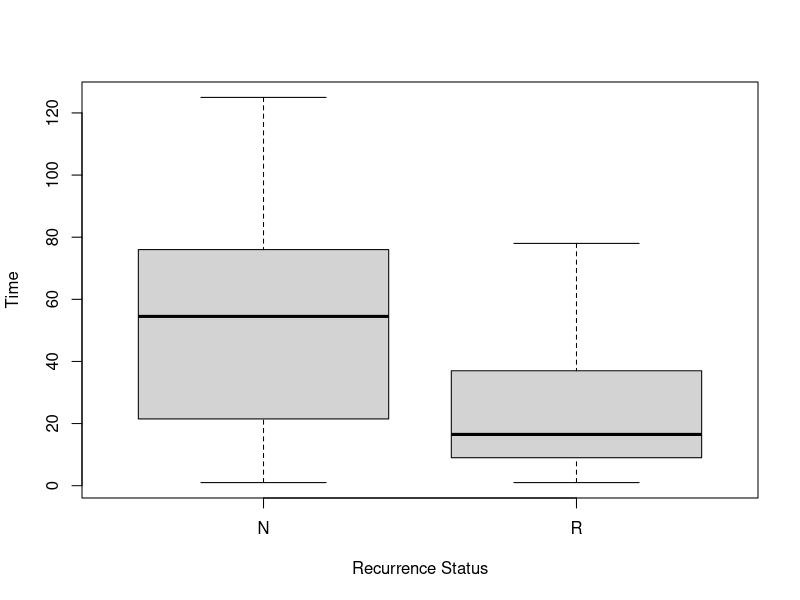
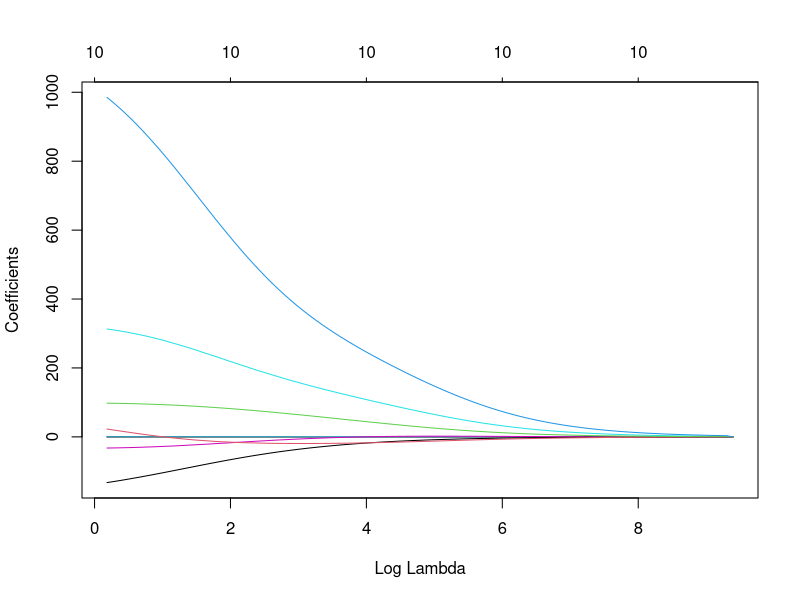
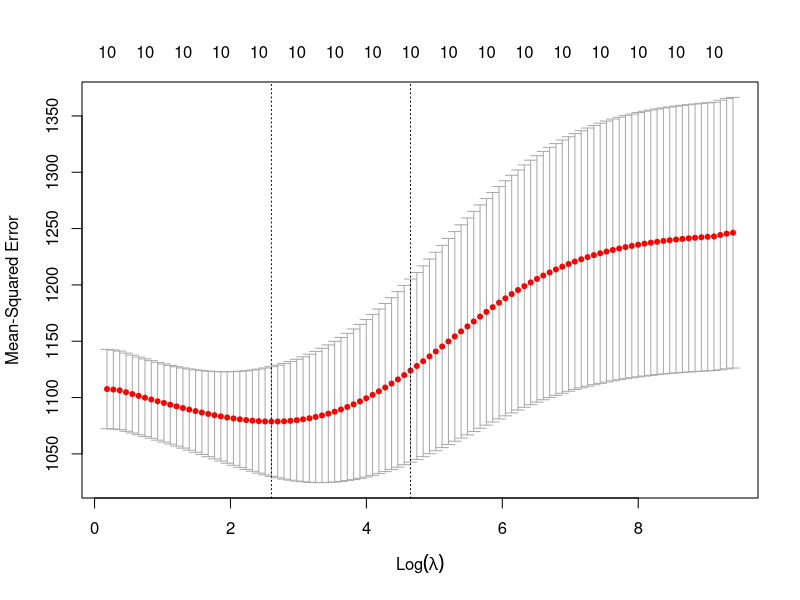
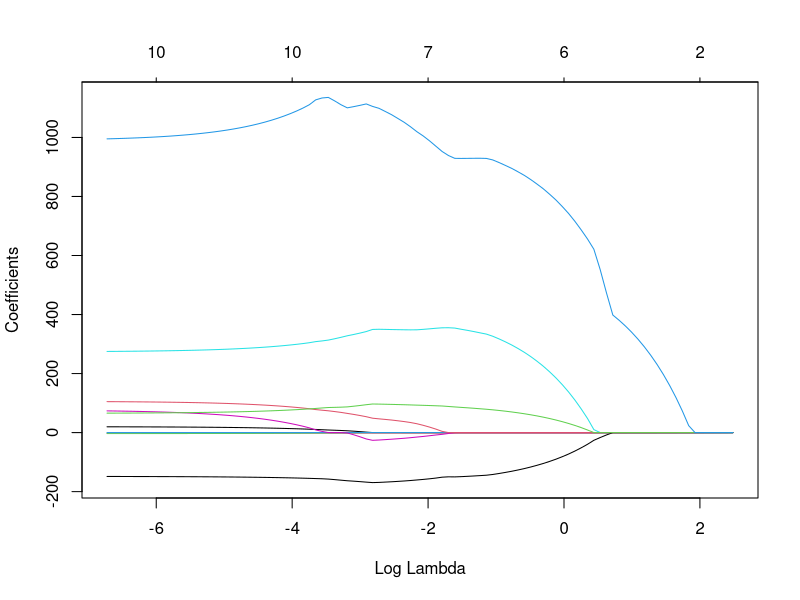
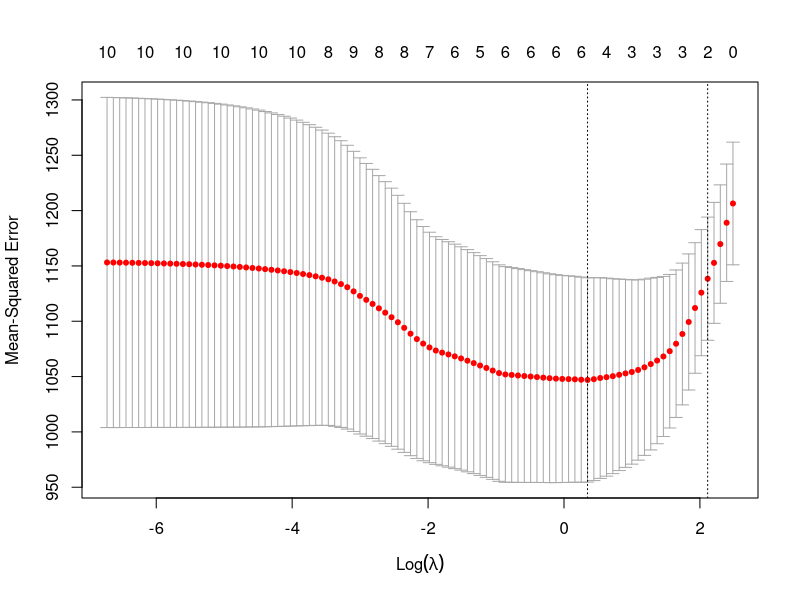

Here is the R script that generated these plots, in order:
#CHL7001 Applied Machine Learning for Health Data - Assignment 1
#Name: Ivy Fong (1000735145)
#Date: October 28, 2018

#set working directory
setwd("C:/Users/ivyfo/Dropbox/Master of Public Health/Master of Public Health - Courses/Fall 2018 - Courses/CHL7001 - Machine Learning/CHL7001 - Assignments/CHL7001 A1")

#load package to be used
library(glmnet)


##Task 1 - Read the data into R, making sure that you code the missing values properly. The character "?" is used for denoting missing values in the .csv file. Notice that there is no header in the data file. (1 point)
bc <- read.csv("bc_data.csv", header=F, na.strings="?") #read csv data into R, specify no variable names, return ? for missing values
bc <- na.omit(bc) #only keep observations with complete information


##Task 2 - Report descriptive statistics and make a box plot for the time variable for the two groups (with and without recurrence). Make a subset of the original dataset with only those without recurrence. (2 points) 
bcn <- subset(bc, bc$V2=="N") #create subset with only those without recurrence
bcr <- subset(bc, bc$V2=="R") #create subset with only those with recurrence

mean(bcn$V3) #calculate mean of time variable for those without recurrence = 53.58108
sd(bcn$V3) #calculate sd of time variable for those without recurrence = 34.91935

mean(bcr$V3) #calculate mean of time variable for those with recurrence = 25.56522
sd(bcr$V3) #calculate sd of time variable for those with recurrence = 22.72703

#Time - Group Without Recurrence (N):
  #Mean = 53.58108
  #SD = 34.91935

#Time - Group With Recurrence (R):
  #Mean = 25.56522
  #SD = 22.72703

boxplot(bc$V3~bc$V2, xlab="Recurrence Status", ylab="Time") #create boxplot for the time variable for the two groups 


##Task 3 - Using as predictors the mean values of the above described (a) - (j) features (which as found in columns 4-13), train a ridge regression model using the default grid of values for the lambda parameter in the glmnet R function. Make a plot showing the coefficients of these predictors for different levels of regularization. Comment on the results. (3 points)
x <- model.matrix(V3~V4+V5+V6+V7+V8+V9+V10+V11+V12+V13,bcn) #specify the predictor variables V4-13
y <- bcn$V3 #specify the outcome variable V3

rr.mod <- glmnet(x,y,family="gaussian",alpha=0) #train a ridge regression model using the default values
plot(rr.mod, xvar="lambda") #plot the coefficients for different levels of regularization

#Comment: As the value of log lambda increases, the coefficients either increase or decrease to approach 0.


##Task 4 - Using a 5-fold cross-validation estimate and report the optimal value for lambda (i.e. that minimizes the MSE). Make a plot showing the MSE against the values of log(lambda). Report the coefficients of the predictors for the optimal lambda value. (3 points)
cv.rr <- cv.glmnet(x,y,alpha=0,nfolds=5) #perform 5-fold cross-validation 
plot(cv.rr) #plot MSE versus log(lambda)
cv.rr$lambda.min #print the lambda associated with the min MSE = 13.37345
coef.min <- coef(cv.rr, s = "lambda.min") #print the unstandardized coefficients associated with the optimal lambda 
coef.min

#optimal lambda value = 13.37345
#predictor coefficients for the optimal lambda value: 
  #V4  =   -0.401431533
  #V5  =   -1.489660254
  #V6  =   -0.086699448
  #V7  =   -0.003732896
  #V8  =  177.468091758
  #V9  =  -13.158970300
  #V10 =  -48.074388890
  #V11 =  -11.901168233
  #V12 =   69.336268882
  #V13 =  485.974704557


##Task 5 - Calculate the MSE on the whole set of the non-recurrent group for the model using the optimal lambda value. (2 points)
mean((y-predict(rr.mod, newx=x, s= cv.rr$lambda.min))^2) #calculate the MSE of the whole data set using the optimal lamda = 985.8034

#MSE using the optimal lambda value = 985.8034


##Task 6 - Repeat tasks 3-5 above but this time using the lasso method. This time report also what the selected features are for the optimal lambda value. (7 points)
l.mod <- glmnet(x,y,family="gaussian",alpha=1) #train a lasso model using the default values
plot(l.mod, xvar="lambda") #plot the coefficients for different levels of regularization

#Comment: As the value of log lambda increases, the coefficients either increase or decrease to 0.

cv.l <- cv.glmnet(x,y,alpha=1,nfolds=5) #perform 5-fold cross-validation 
plot(cv.l) #plot MSE versus log(lambda)
cv.l$lambda.min #print the lambda associated with the min MSE = 0.7373547
coef.min2 <- coef(cv.l, s = "lambda.min") #print the unstandardized coefficients associated with the optimal lambda
coef.min2
row.names(coef.min2)[as.vector(coef.min2)!=0] #print only non-zero coefficients = V5, V6, V8, V10, V12, V13

#optimal lambda value = 0.7373547
#predictor coefficients for the optimal lambda value: 
  #V4  =    .         
  #V5  =   -1.85388150
  #V6  =   -0.06579758
  #V7  =    .         
  #V8  =  224.85581587
  #V9  =    .         
  #V10 = -104.62778262
  #V11 =    .         
  #V12 =   52.30459849
  #V13 =  826.01279857
#selected features for the optimal lambda value = V5, V6, V8, V10, V12, V13

mean((y-predict(l.mod, newx=x, s= cv.l$lambda.min))^2) #calculate the MSE of the whole data set using the optimal lamda = 972.7765

#MSE using the optimal lambda value = 972.7765


##Task 7 - Make some comments on how the two methods compare based on the analysis you did and the results you generated above. Suggest a rigorous method or approach of actually comparing the performance of the two prediction methods on these data. You do not have to apply this comparison method. (2 points)
#Based on the results generated above, the lasso method seems to have performed better because it has a lower MSE using the optimal lambda value.
#Lasso tends to perform better than ridge regression when only some features are strong predictors, as is the case here - only 6/10 features were selected.
#MSE (ridge regression) = 985.8034, MSE (lasso) = 972.7765.

#The model comparison process must be separate from the parameter tuning process, and so different training, validation and test sets must be used.
#Thus, to compare the performance of the two prediction methods on these data, we could use CV, LOO, validation set, or nested cross-validation methods.
